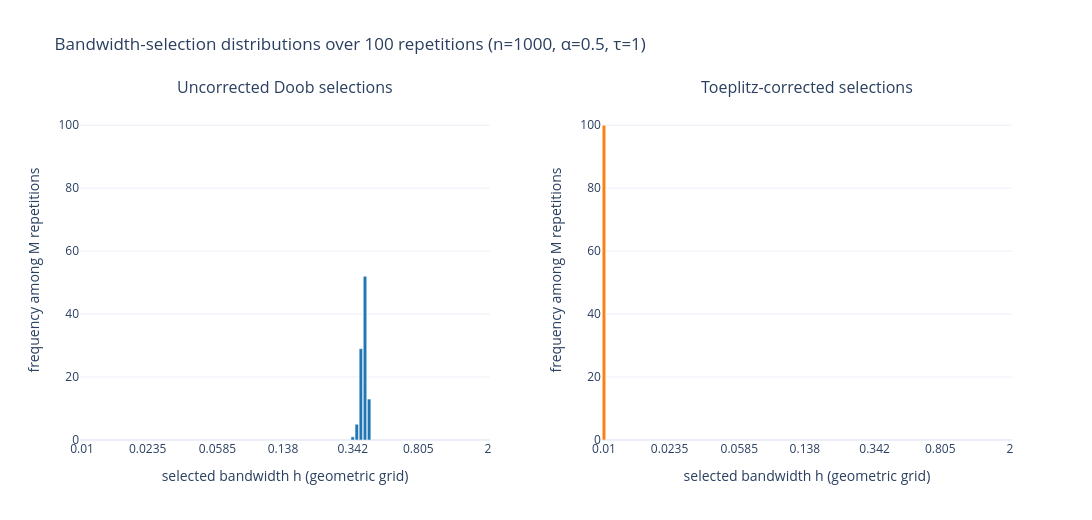

The code cell stored with this chart in its notebook:
### Code cell
uncorrected_grid_indices = np.flatnonzero(
    uncorrected_selection_counts
)
corrected_grid_indices = np.flatnonzero(selection_counts)
tick_indices = np.unique(
    np.linspace(0, N - 1, 7, dtype=int)
)
tick_bandwidths = [f"{h_grid[index]:.3g}" for index in tick_indices]
maximum_frequency = int(
    max(
        uncorrected_selection_counts.max(),
        selection_counts.max(),
    )
)

histogram = make_subplots(
    rows=1,
    cols=2,
    subplot_titles=(
        "Uncorrected Doob selections",
        "Toeplitz-corrected selections",
    ),
    horizontal_spacing=0.12,
)

histogram.add_trace(
    go.Bar(
        x=uncorrected_grid_indices,
        y=uncorrected_selection_counts[uncorrected_grid_indices],
        customdata=h_grid[uncorrected_grid_indices],
        width=0.85,
        marker=dict(
            color="#1f77b4",
            line=dict(color="white", width=0.5),
        ),
        hovertemplate=(
            "grid index=%{x}"
            "<br>bandwidth h=%{customdata:.6g}"
            "<br>frequency=%{y}<extra></extra>"
        ),
        name="Uncorrected Doob",
    ),
    row=1,
    col=1,
)
histogram.add_trace(
    go.Bar(
        x=corrected_grid_indices,
        y=selection_counts[corrected_grid_indices],
        customdata=h_grid[corrected_grid_indices],
        width=0.85,
        marker=dict(
            color="#ff7f0e",
            line=dict(color="white", width=0.5),
        ),
        hovertemplate=(
            "grid index=%{x}"
            "<br>bandwidth h=%{customdata:.6g}"
            "<br>frequency=%{y}<extra></extra>"
        ),
        name="Toeplitz corrected",
    ),
    row=1,
    col=2,
)

histogram.update_xaxes(
    title_text="selected bandwidth h (geometric grid)",
    range=[-0.5, N - 0.5],
    tickmode="array",
    tickvals=tick_indices,
    ticktext=tick_bandwidths,
    row=1,
    col=1,
)
histogram.update_xaxes(
    title_text="selected bandwidth h (geometric grid)",
    range=[-0.5, N - 0.5],
    tickmode="array",
    tickvals=tick_indices,
    ticktext=tick_bandwidths,
    row=1,
    col=2,
)
histogram.update_yaxes(
    title_text="frequency among M repetitions",
    range=[0, 1.08 * maximum_frequency],
    nticks=8,
    row=1,
    col=1,
)
histogram.update_yaxes(
    title_text="frequency among M repetitions",
    range=[0, 1.08 * maximum_frequency],
    nticks=8,
    row=1,
    col=2,
)
histogram.update_layout(
    title=(
        f"Bandwidth-selection distributions over {M} repetitions "
        f"(n={n}, α={alpha:g}, τ={tau:g})"
    ),
    width=1200,
    height=520,
    template="plotly_white",
    showlegend=False,
)
histogram.show()

### Figure 1 — Plotly figure (JSON) as saved in the notebook; plotly's stock layout.template omitted (floating-point values rounded to 4 significant figures)
{"data": [{"customdata": [0.342, 0.3608, 0.3806, 0.4016, 0.4236], "hovertemplate": "grid index=%{x}<br>bandwidth h=%{customdata:.6g}<br>frequency=%{y}<extra></extra>", "marker": {"color": "#1f77b4", "line": {"color": "white", "width": 0.5}}, "name": "Uncorrected Doob", "type": "bar", "width": 0.85, "x": [66, 67, 68, 69, 70], "xaxis": "x", "y": [1, 5, 29, 52, 13], "yaxis": "y"}, {"customdata": [0.01], "hovertemplate": "grid index=%{x}<br>bandwidth h=%{customdata:.6g}<br>frequency=%{y}<extra></extra>", "marker": {"color": "#ff7f0e", "line": {"color": "white", "width": 0.5}}, "name": "Toeplitz corrected", "type": "bar", "width": 0.85, "x": [0], "xaxis": "x2", "y": [100], "yaxis": "y2"}], "layout": {"annotations": [{"font": {"size": 16}, "showarrow": false, "text": "Uncorrected Doob selections", "x": 0.22, "xanchor": "center", "xref": "paper", "y": 1, "yanchor": "bottom", "yref": "paper"}, {"font": {"size": 16}, "showarrow": false, "text": "Toeplitz-corrected selections", "x": 0.78, "xanchor": "center", "xref": "paper", "y": 1, "yanchor": "bottom", "yref": "paper"}], "height": 520, "showlegend": false, "title": {"text": "Bandwidth-selection distributions over 100 repetitions (n=1000, α=0.5, τ=1)"}, "width": 1200, "xaxis": {"anchor": "y", "domain": [0, 0.44], "range": [-0.5, 99.5], "tickmode": "array", "ticktext": ["0.01", "0.0235", "0.0585", "0.138", "0.342", "0.805", "2"], "tickvals": [0, 16, 33, 49, 66, 82, 99], "title": {"text": "selected bandwidth h (geometric grid)"}}, "xaxis2": {"anchor": "y2", "domain": [0.56, 1], "range": [-0.5, 99.5], "tickmode": "array", "ticktext": ["0.01", "0.0235", "0.0585", "0.138", "0.342", "0.805", "2"], "tickvals": [0, 16, 33, 49, 66, 82, 99], "title": {"text": "selected bandwidth h (geometric grid)"}}, "yaxis": {"anchor": "x", "domain": [0, 1], "nticks": 8, "range": [0, 108], "title": {"text": "frequency among M repetitions"}}, "yaxis2": {"anchor": "x2", "domain": [0, 1], "nticks": 8, "range": [0, 108], "title": {"text": "frequency among M repetitions"}}}}
